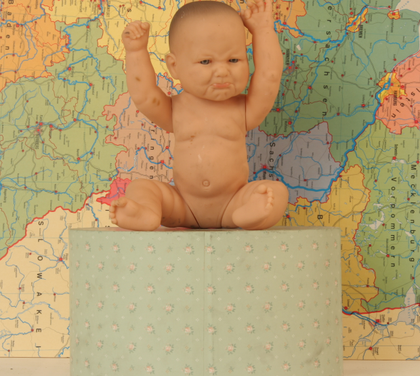
%> input picture feature_test/data/view1_half.png, 420 x 376 px, shrunk from 620 x 555 before the run
$ octave feature_in_stereo_2.m   (GNU Octave 9; MATLAB toolbox functions it lacks are replaced by stand-ins)
%> lines starting %> are read from the running program, lines starting %| are printed output that depends on the picture
### feature_test/gradient_0.m
function [px_,py_] = gradient_0(img,s)
%0度梯度，s是步长
img =  double(img);

rows= size(img,1);
cols = size(img,2);
px_ = zeros(rows,cols);
py_ = zeros(rows,cols);
for i=1:rows
    for j=1:cols
        if (i<=s||j<=s||i>=rows-s+1||j>=cols-s+1)
           continue;
        end
        px_(i,j) = ( img(i,j+s) - img(i,j-s) )/(2*s);
        py_(i,j) = ( img(i+s,j) - img(i-s,j) )/(2*s);
    end
end

end

### feature_test/feature_in_stereo_2.m
clc
clear
close all;
imgL =imread('data\view1_half.png');%imread('data\scene1.row3.col3.ppm');% imread('data\test.jpg');%imread('data\scene1.row3.col3.ppm');
%> imgL is the input picture: size 376x420x3 uint8; mean R, G, B 180.4, 157.9, 112.9
imgL = rgb2gray(imgL);
%> imgL: size 376x420 uint8

imgR =imread('data\view5_half.png');%imread('data\scene1.row3.col4.ppm');% imread('data\test.jpg');%imread('data\scene1.row3.col3.ppm');
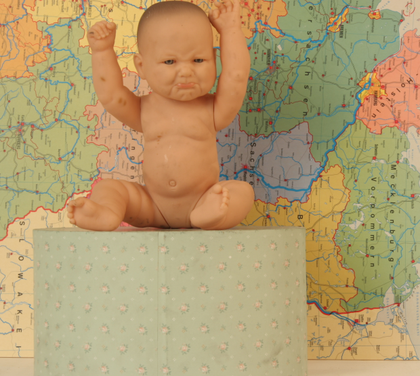
%> input picture feature_test/data/view5_half.png, 420 x 376 px, shrunk from 620 x 555 before the run
%> imgR is the input picture: size 376x420x3 uint8; mean R, G, B 178.5, 156.2, 112.4
imgR = rgb2gray(imgR);
%> imgR: size 376x420 uint8


s = 1;  %步长
% 计算x,y方向梯度
[pxL,pyL] = gradient_0(imgL,s);
[pxR,pyR] = gradient_0(imgR,s);
%> call 2 of gradient_0, with s = 1
%> after the loop in gradient_0 (call 2), `for i=1:rows`:
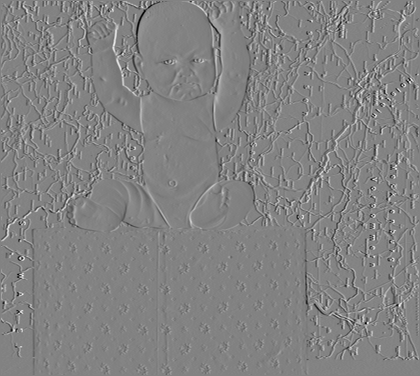
%> px_: size 376x420 double; min -56.5, max 53.5, mean 0; drawn with min black and max white
%> after the loop in gradient_0 (call 2), `for i=1:rows`:
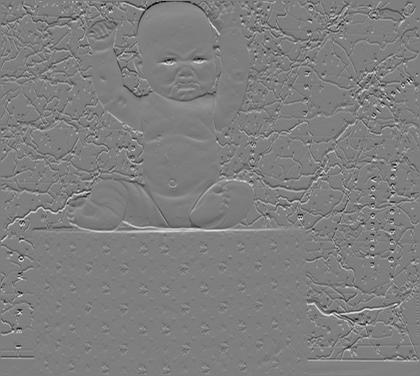
%> py_: size 376x420 double; min -59, max 59.5, mean 0.1; drawn with min black and max white
%Magnitude_xy = sqrt(pxL.^2+py.^2);
MagThresh = 20;
SimThresh = 0.7*MagThresh;
xDiffThresh = 40;
tic;
%% 提取特征点
fea_xL = [];
fea_yL = [];
for i=1:size(pxL,1)
    for j=1:size(pxL,2)
        %if (Magnitude_xy(i,j)> MagThresh  ...
           %    && abs(px(i,j)- py(i,j))<SimThresh )
        if (abs(pxL(i,j)) > xDiffThresh)
            fea_xL = [fea_xL,j];
            fea_yL = [fea_yL,i];
        end
    end
end
%> after the loop, fea_xL = 124 values, max 419 at index 112, min 23 at index 110, mean 179.5; fea_yL = 124 values from 5 to 331
imshow(imgL);
hold on;
plot(fea_xL,fea_yL,'r.');
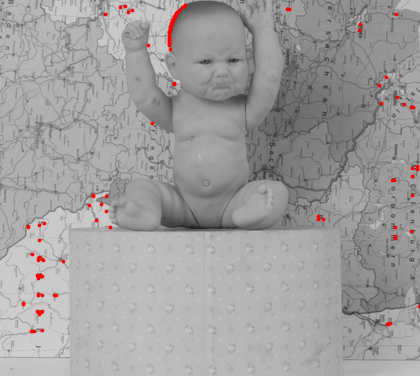
%> figure redrawn from the program's plot data

fea_xR = [];
fea_yR = [];
for i=1:size(pxR,1)
    for j=1:size(pxR,2)
        %if (Magnitude_xy(i,j)> MagThresh  ...
           %    && abs(px(i,j)- py(i,j))<SimThresh )
        if (abs(pxR(i,j)) > xDiffThresh)
            fea_xR = [fea_xR,j];
            fea_yR = [fea_yR,i];
        end
    end
end
%> after the loop, fea_xR = 133 values, max 412 at index 69, min 4 at index 115, mean 204.7; fea_yR = 133 values from 6 to 331
figure;
imshow(imgR);
hold on;
plot(fea_xR,fea_yR,'r.');
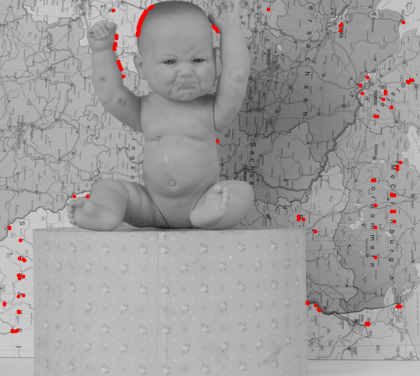
%> figure redrawn from the program's plot data


%% matching
%邻接表建立
imgH = size(imgL,1);
%> imgH = 376
imgW = size(imgL,2);
%> imgW = 420

fea_list_L = cell(imgH, 1);%fea_list_L = cell(length(fea_xL), 1);
for i=1:length(fea_xL)
    x = fea_xL(i);
    y = fea_yL(i);
    fea_list_L{y} = [fea_list_L{y},x];
end
%> this loop made 124 passes
%> (x, y) on passes 1 to 12: (185, 5), (125, 6), (184, 6), (120, 7), (182, 7), (183, 7), (287, 9), (289, 9), (132, 10), (179, 10), (178, 11), (128, 12)
%> after the loop, fea_list_L = 376 items

fea_list_R = cell(imgH, 1);%fea_list_R = cell(length(fea_xR), 1);
for i=1:length(fea_xR)
    x = fea_xR(i);
    y = fea_yR(i);
    fea_list_R{y} = [fea_list_R{y},x];
end
%> this loop made 133 passes
%> (x, y) on passes 1 to 12: (152, 6), (150, 7), (151, 7), (149, 8), (268, 9), (113, 10), (145, 11), (146, 11), (145, 12), (144, 13), (145, 13), (144, 14)
%> after the loop, fea_list_R = 376 items


%交叉匹配 未加peak ratio
winSize = 5; % odd
winArea = winSize*winSize;
halfWinSize = floor(winSize / 2 );
pair = [];
for y = 1:size(fea_list_L,1)

     if (y<=halfWinSize || y>imgH - halfWinSize )%|| x<=halfWinSize || x >imgW - halfWinSize )
          continue;
     end
     if (isempty(fea_list_L{y}) || isempty(fea_list_R{y}) )
        continue;
     end

   dist = [];%注意清空
   for i = 1:length(fea_list_L{y})
       xL = fea_list_L{y}(i);

       for j = 1:length(fea_list_R{y})
           xR= fea_list_R{y}(j);
          if(xL<=halfWinSize || xL>imgW-halfWinSize || xR<=halfWinSize || xR > imgW-halfWinSize)
              continue;
          end
           SAD = double( imgL(y-halfWinSize:y+halfWinSize,xL-halfWinSize:xL+halfWinSize) ) - ...
                    double( imgR(y-halfWinSize:y+halfWinSize,xR-halfWinSize:xR+halfWinSize) );

           SAD = sum(sum( abs(SAD) ));

           dist(i,j) = SAD/winArea;

          % [13 lines of commented-out code are left out]
       end
   end
    % 排序，并且选出交叉验证
        [L_R,I_lr] = sort(dist,2);
        [R_L,I_rl] = sort(dist,1);
        for i = 1:size(dist,1)%for i = 1:length(fea_list_L{y})
            if ( I_rl(1,I_lr(i,1)) == i)  %%%% && L_R(i,1)<6 &&  L_R(i,1)<10
               pair = [pair; fea_list_L{y}(i),y, fea_list_R{y}(I_lr(i,1)), y];
            end
        end

end
%> this loop made 376 passes
%> (L_R, I_lr, R_L, I_rl) on passes 6, 7, 11: ([56.52; 9.44], [1; 1], [9.44; 56.52], [2; 1]), ([42.32 48.56; 6.8 19.92; 4.96 17.92], [1 2; 1 2; 2 1], [6.8 4.96; 17.92 19.92; 42.32 48.56], [2 3; 3 2; 1 1]), ([16.12 24.96], [2 1], [24.96 16.12], [1 1])
%> after the loop, dist = [9.92 43.96; 11.56 43.12; 46.84 13.6]; pair = 78 rows, first 8: [184 6 152 6; 182 7 150 7; 183 7 151 7; 287 9 268 9; 132 10 113 10; 178 11 146 11; 177 12 145 12; 176 13 144 13]
 toc;
twoImg = [imgL,imgR];
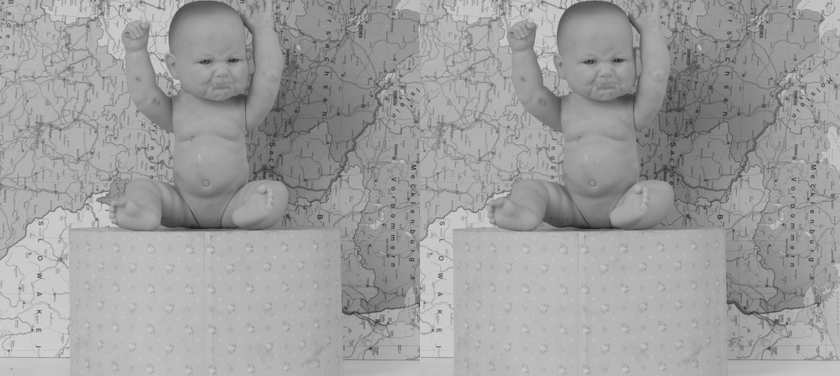
%> twoImg: size 376x840 uint8; min 28, max 215, mean 158.7
figure;
imshow(twoImg);
hold on;
for i=1:5:size(pair,1)
        plot([pair(i,1),pair(i,3)+imgW], [pair(i,2),pair(i,4)],'.');
      plot([pair(i,1),pair(i,3)+imgW], [pair(i,2),pair(i,4)],'-');
end
%> this loop made 16 passes
%> i on passes 2 to 13: 6, 11, 16, 21, 26, 31, 36, 41, 46, 51, 56, 61
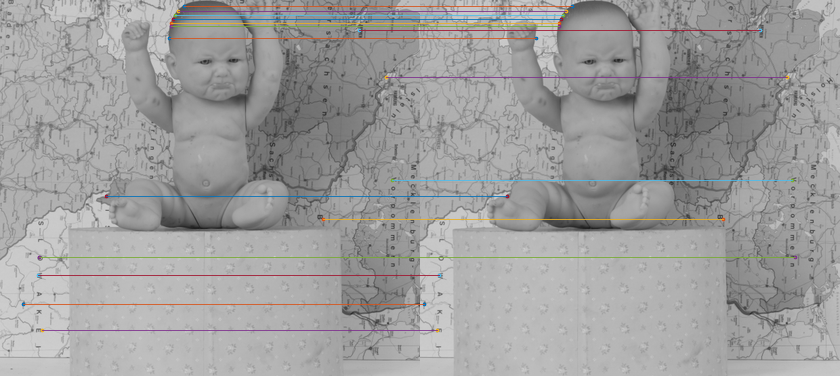
%> figure redrawn from the program's plot data
